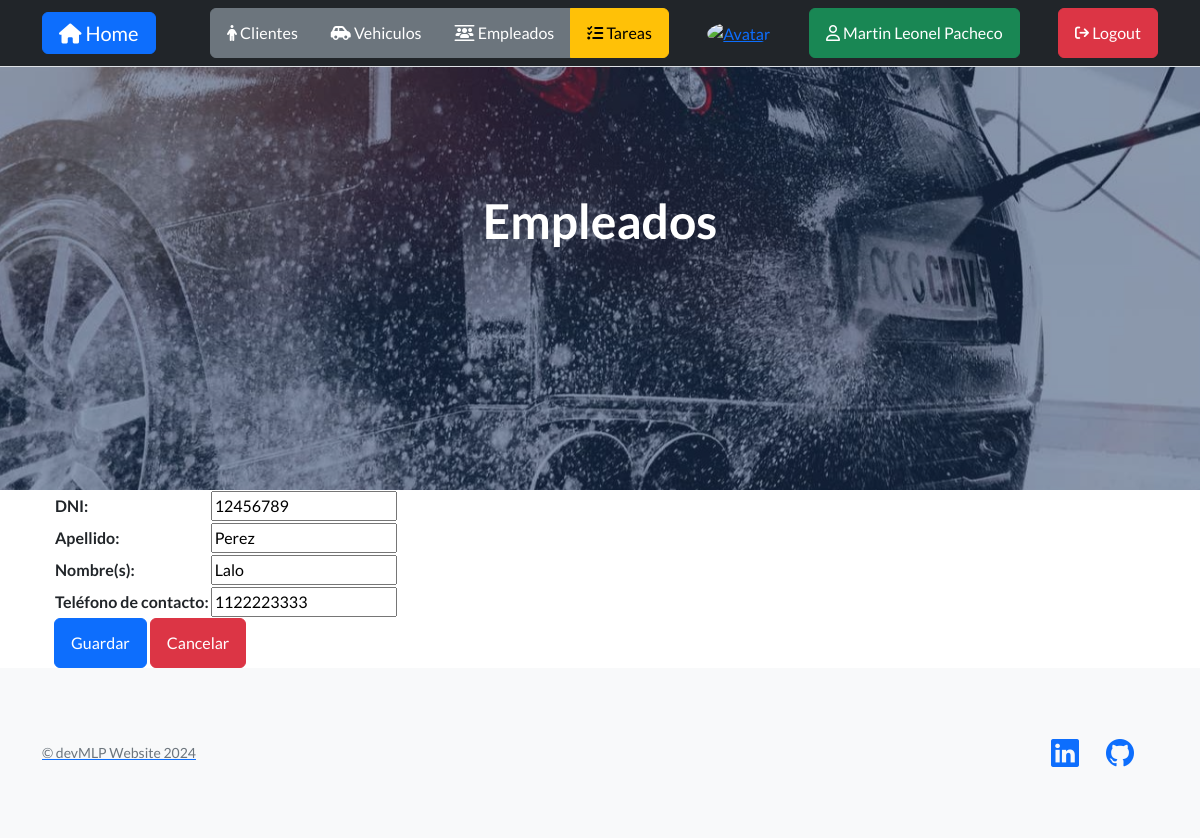
Screenshot of /update/employee/1/ (signed in) with the database file from the repository.
### myapp/models.py (models this page shows, shortened)
class Employee(models.Model):
    DNI = models.CharField(max_length=8, unique=True)
    last_name = models.CharField(max_length=80)
    name = models.CharField(max_length=80)
    tel = models.CharField(max_length=10)

### myapp/views.py (the view)
class UpdateEmployee(LoginRequiredMixin, UpdateView):
    model = Employee
    form_class = EmployeeForm
    success_url = reverse_lazy("employees")

### myapp/forms.py
class EmployeeForm(forms.ModelForm):
    class Meta:
        model = Employee
        fields = ["DNI", "last_name", "name", "tel"]
        labels = {
            "DNI": "DNI",
            "last_name": "Apellido",
            "name": "Nombre(s)",
            "tel": "Teléfono de contacto",
        }

### myapp/templates/myapp/employee_form.html (shortened to what this page needs)
{% extends 'myapp/employee_list.html' %}
{% block content %}
  <form action="" method="POST">
    <table>{{ form.as_table }}</table>
    <input class="btn btn-primary" type="submit" value="Guardar" />
    <button type="button" class="btn btn-danger" onclick="window.history.back()">Cancelar</button>
  </form>
{% endblock %}

### myapp/templates/myapp/index.html (shortened to what this page needs)
<!DOCTYPE html>
<html lang="es">
  <head>
    {% load static %}
    <link href="https://cdn.jsdelivr.net/npm/bootstrap-icons@1.5.0/font/bootstrap-icons.css" rel="stylesheet" type="text/css" />
    <link href="{% static 'css/styles.css' %}" rel="stylesheet" />
    <link rel="stylesheet" href="https://cdnjs.cloudflare.com/ajax/libs/font-awesome/6.4.0/css/all.min.css" />
  </head>
  <body>
    <nav class="navbar fixed-top bg-dark border-bottom border-body static-top">
      <div class="container align-items-center">
        <a class="navbar-brand btn btn-primary text-white" href="{% url 'home' %}"><i class="fa-solid fa-house"></i> Home</a>
        {% if user.is_authenticated %}
          <div class="btn-group" role="group" aria-label="">
            <a class="btn btn-secondary text-white" href="{% url 'clients' %}"><i class="fa-solid fa-person"></i> Clientes</a>
            <a class="btn btn-secondary text-white" href="{% url 'vehicles' %}"><i class="fa-solid fa-car-side"></i> Vehiculos</a>
            <a class="btn btn-secondary text-white" href="{% url 'employees' %}"><i class="fa-solid fa-users-between-lines"></i> Empleados</a>
            <a class="btn btn-warning text-black" href="{% url 'tasks' %}"><i class="fa-solid fa-list-check"></i> Tareas</a>
          </div>
          <a href="{% url 'add-avatar' %}"><img class="rounded-circle" src="{{ request.session.avatar }}" height="40px" width="40px" alt="Avatar" /></a>
          <a class="btn btn-success text-white" href="{% url 'profile' %}"><i class="fa-regular fa-user"></i> {{ user.first_name }} {{ user.last_name }}</a>
          <form action="{% url 'logout' %}" method="post">
            <button class="btn btn-danger text-white" type="submit"><i class="fa-solid fa-arrow-right-from-bracket fa-sm" title="Logout"></i> Logout</button>
          </form>
        {% else %}
          <a class="navbar-brand btn btn-primary text-white" href="{% url 'login' %}"><i class="fa-solid fa-right-to-bracket"></i> Login</a>
          <a class="navbar-brand btn btn-success text-white" href="{% url 'register' %}"><i class="fa-solid fa-user-plus"></i> Registrarse</a>
        {% endif %}
      </div>
    </nav>
    <header class="masthead">
      <div class="container position-relative">
        <div class="row justify-content-center">
          <div class="col-xl-8">
            <div class="text-center text-white">
              {% block title %}{% endblock %}
            </div>
          </div>
        </div>
      </div>
    </header>
    <div class="container px-4">
      {% block content %}
      {% endblock %}
    </div>
    <footer class="footer bg-light">
      <div class="container">
        <div class="row">
          <div class="col-lg-6 h-100 text-center text-lg-start my-auto">
            <a href="{% url 'about-me' %}"><p class="text-muted small mb-4 mb-lg-0">&copy; devMLP Website 2024</p></a>
          </div>
          <div class="col-lg-6 h-100 text-center text-lg-end my-auto">
            <ul class="list-inline mb-0">
              <li class="list-inline-item me-4">
                <a href="https://www.linkedin.com/in/martinlpacheco" target="_blank"><i class="bi-linkedin fs-3"></i></a>
              </li>
              <li class="list-inline-item me-4">
                <a href="https://www.github.com/martinlpc" target="_blank"><i class="bi-github fs-3"></i></a>
              </li>
            </ul>
          </div>
        </div>
      </div>
    </footer>
  </body>
</html>

### rows the page displays
Employee: DNI "12456789", last_name "Perez", name "Lalo", tel "1122223333"

### other values shown
{{ user.first_name }} "Martin Leonel"
{{ user.last_name }} "Pacheco"
